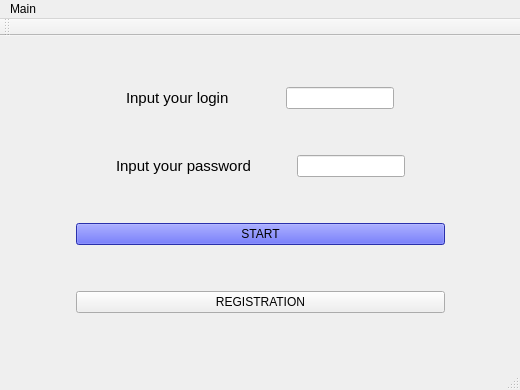
<?xml version="1.0" encoding="UTF-8"?>
<ui version="4.0">
 <class>MainWindow</class>
 <widget class="QMainWindow" name="MainWindow">
  <property name="geometry">
   <rect>
    <x>0</x>
    <y>0</y>
    <width>520</width>
    <height>390</height>
   </rect>
  </property>
  <property name="windowTitle">
   <string>MainWindow</string>
  </property>
  <property name="styleSheet">
   <string notr="true">MainWindow {
	background-color: rgb(125, 255, 216);
}</string>
  </property>
  <widget class="QWidget" name="centralWidget">
   <layout class="QGridLayout" name="gridLayout">
    <item row="0" column="1">
     <layout class="QHBoxLayout" name="horizontalLayout">
      <item>
       <widget class="QLabel" name="label">
        <property name="frameShape">
         <enum>QFrame::NoFrame</enum>
        </property>
        <property name="frameShadow">
         <enum>QFrame::Plain</enum>
        </property>
        <property name="lineWidth">
         <number>1</number>
        </property>
        <property name="midLineWidth">
         <number>0</number>
        </property>
        <property name="text">
         <string>&lt;html&gt;&lt;head/&gt;&lt;body&gt;&lt;p&gt;&lt;span style=&quot; font-size:11pt;&quot;&gt;Input your login&lt;/span&gt;&lt;/p&gt;&lt;/body&gt;&lt;/html&gt;</string>
        </property>
        <property name="textFormat">
         <enum>Qt::AutoText</enum>
        </property>
        <property name="scaledContents">
         <bool>false</bool>
        </property>
        <property name="wordWrap">
         <bool>false</bool>
        </property>
        <property name="margin">
         <number>5</number>
        </property>
        <property name="indent">
         <number>50</number>
        </property>
       </widget>
      </item>
      <item>
       <spacer name="horizontalSpacer_3">
        <property name="orientation">
         <enum>Qt::Horizontal</enum>
        </property>
        <property name="sizeHint" stdset="0">
         <size>
          <width>40</width>
          <height>20</height>
         </size>
        </property>
       </spacer>
      </item>
      <item>
       <widget class="QLineEdit" name="surname"/>
      </item>
      <item>
       <spacer name="horizontalSpacer_4">
        <property name="orientation">
         <enum>Qt::Horizontal</enum>
        </property>
        <property name="sizeHint" stdset="0">
         <size>
          <width>40</width>
          <height>20</height>
         </size>
        </property>
       </spacer>
      </item>
     </layout>
    </item>
    <item row="4" column="1">
     <widget class="QPushButton" name="Start">
      <property name="palette">
       <palette>
        <active>
         <colorrole role="WindowText">
          <brush brushstyle="SolidPattern">
           <color alpha="255">
            <red>0</red>
            <green>0</green>
            <blue>0</blue>
           </color>
          </brush>
         </colorrole>
         <colorrole role="Button">
          <brush brushstyle="SolidPattern">
           <color alpha="255">
            <red>58</red>
            <green>67</green>
            <blue>240</blue>
           </color>
          </brush>
         </colorrole>
         <colorrole role="Light">
          <brush brushstyle="SolidPattern">
           <color alpha="255">
            <red>167</red>
            <green>171</green>
            <blue>255</blue>
           </color>
          </brush>
         </colorrole>
         <colorrole role="Midlight">
          <brush brushstyle="SolidPattern">
           <color alpha="255">
            <red>112</red>
            <green>119</green>
            <blue>247</blue>
           </color>
          </brush>
         </colorrole>
         <colorrole role="Dark">
          <brush brushstyle="SolidPattern">
           <color alpha="255">
            <red>29</red>
            <green>33</green>
            <blue>120</blue>
           </color>
          </brush>
         </colorrole>
         <colorrole role="Mid">
          <brush brushstyle="SolidPattern">
           <color alpha="255">
            <red>38</red>
            <green>44</green>
            <blue>160</blue>
           </color>
          </brush>
         </colorrole>
         <colorrole role="Text">
          <brush brushstyle="SolidPattern">
           <color alpha="255">
            <red>0</red>
            <green>0</green>
            <blue>0</blue>
           </color>
          </brush>
         </colorrole>
         <colorrole role="BrightText">
          <brush brushstyle="SolidPattern">
           <color alpha="255">
            <red>255</red>
            <green>255</green>
            <blue>255</blue>
           </color>
          </brush>
         </colorrole>
         <colorrole role="ButtonText">
          <brush brushstyle="SolidPattern">
           <color alpha="255">
            <red>0</red>
            <green>0</green>
            <blue>0</blue>
           </color>
          </brush>
         </colorrole>
         <colorrole role="Base">
          <brush brushstyle="SolidPattern">
           <color alpha="255">
            <red>255</red>
            <green>255</green>
            <blue>255</blue>
           </color>
          </brush>
         </colorrole>
         <colorrole role="Window">
          <brush brushstyle="SolidPattern">
           <color alpha="255">
            <red>58</red>
            <green>67</green>
            <blue>240</blue>
           </color>
          </brush>
         </colorrole>
         <colorrole role="Shadow">
          <brush brushstyle="SolidPattern">
           <color alpha="255">
            <red>0</red>
            <green>0</green>
            <blue>0</blue>
           </color>
          </brush>
         </colorrole>
         <colorrole role="AlternateBase">
          <brush brushstyle="SolidPattern">
           <color alpha="255">
            <red>156</red>
            <green>161</green>
            <blue>247</blue>
           </color>
          </brush>
         </colorrole>
         <colorrole role="ToolTipBase">
          <brush brushstyle="SolidPattern">
           <color alpha="255">
            <red>255</red>
            <green>255</green>
            <blue>220</blue>
           </color>
          </brush>
         </colorrole>
         <colorrole role="ToolTipText">
          <brush brushstyle="SolidPattern">
           <color alpha="255">
            <red>0</red>
            <green>0</green>
            <blue>0</blue>
           </color>
          </brush>
         </colorrole>
        </active>
        <inactive>
         <colorrole role="WindowText">
          <brush brushstyle="SolidPattern">
           <color alpha="255">
            <red>0</red>
            <green>0</green>
            <blue>0</blue>
           </color>
          </brush>
         </colorrole>
         <colorrole role="Button">
          <brush brushstyle="SolidPattern">
           <color alpha="255">
            <red>58</red>
            <green>67</green>
            <blue>240</blue>
           </color>
          </brush>
         </colorrole>
         <colorrole role="Light">
          <brush brushstyle="SolidPattern">
           <color alpha="255">
            <red>167</red>
            <green>171</green>
            <blue>255</blue>
           </color>
          </brush>
         </colorrole>
         <colorrole role="Midlight">
          <brush brushstyle="SolidPattern">
           <color alpha="255">
            <red>112</red>
            <green>119</green>
            <blue>247</blue>
           </color>
          </brush>
         </colorrole>
         <colorrole role="Dark">
          <brush brushstyle="SolidPattern">
           <color alpha="255">
            <red>29</red>
            <green>33</green>
            <blue>120</blue>
           </color>
          </brush>
         </colorrole>
         <colorrole role="Mid">
          <brush brushstyle="SolidPattern">
           <color alpha="255">
            <red>38</red>
            <green>44</green>
            <blue>160</blue>
           </color>
          </brush>
         </colorrole>
         <colorrole role="Text">
          <brush brushstyle="SolidPattern">
           <color alpha="255">
            <red>0</red>
            <green>0</green>
            <blue>0</blue>
           </color>
          </brush>
         </colorrole>
         <colorrole role="BrightText">
          <brush brushstyle="SolidPattern">
           <color alpha="255">
            <red>255</red>
            <green>255</green>
            <blue>255</blue>
           </color>
          </brush>
         </colorrole>
         <colorrole role="ButtonText">
          <brush brushstyle="SolidPattern">
           <color alpha="255">
            <red>0</red>
            <green>0</green>
            <blue>0</blue>
           </color>
          </brush>
         </colorrole>
         <colorrole role="Base">
          <brush brushstyle="SolidPattern">
           <color alpha="255">
            <red>255</red>
            <green>255</green>
            <blue>255</blue>
           </color>
          </brush>
         </colorrole>
         <colorrole role="Window">
          <brush brushstyle="SolidPattern">
           <color alpha="255">
            <red>58</red>
            <green>67</green>
            <blue>240</blue>
           </color>
          </brush>
         </colorrole>
         <colorrole role="Shadow">
          <brush brushstyle="SolidPattern">
           <color alpha="255">
            <red>0</red>
            <green>0</green>
            <blue>0</blue>
           </color>
          </brush>
         </colorrole>
         <colorrole role="AlternateBase">
          <brush brushstyle="SolidPattern">
           <color alpha="255">
            <red>156</red>
            <green>161</green>
            <blue>247</blue>
           </color>
          </brush>
         </colorrole>
         <colorrole role="ToolTipBase">
          <brush brushstyle="SolidPattern">
           <color alpha="255">
            <red>255</red>
            <green>255</green>
            <blue>220</blue>
           </color>
          </brush>
         </colorrole>
         <colorrole role="ToolTipText">
          <brush brushstyle="SolidPattern">
           <color alpha="255">
            <red>0</red>
            <green>0</green>
            <blue>0</blue>
           </color>
          </brush>
         </colorrole>
        </inactive>
        <disabled>
         <colorrole role="WindowText">
          <brush brushstyle="SolidPattern">
           <color alpha="255">
            <red>29</red>
            <green>33</green>
            <blue>120</blue>
           </color>
          </brush>
         </colorrole>
         <colorrole role="Button">
          <brush brushstyle="SolidPattern">
           <color alpha="255">
            <red>58</red>
            <green>67</green>
            <blue>240</blue>
           </color>
          </brush>
         </colorrole>
         <colorrole role="Light">
          <brush brushstyle="SolidPattern">
           <color alpha="255">
            <red>167</red>
            <green>171</green>
            <blue>255</blue>
           </color>
          </brush>
         </colorrole>
         <colorrole role="Midlight">
          <brush brushstyle="SolidPattern">
           <color alpha="255">
            <red>112</red>
            <green>119</green>
            <blue>247</blue>
           </color>
          </brush>
         </colorrole>
         <colorrole role="Dark">
          <brush brushstyle="SolidPattern">
           <color alpha="255">
            <red>29</red>
            <green>33</green>
            <blue>120</blue>
           </color>
          </brush>
         </colorrole>
         <colorrole role="Mid">
          <brush brushstyle="SolidPattern">
           <color alpha="255">
            <red>38</red>
            <green>44</green>
            <blue>160</blue>
           </color>
          </brush>
         </colorrole>
         <colorrole role="Text">
          <brush brushstyle="SolidPattern">
           <color alpha="255">
            <red>29</red>
            <green>33</green>
            <blue>120</blue>
           </color>
          </brush>
         </colorrole>
         <colorrole role="BrightText">
          <brush brushstyle="SolidPattern">
           <color alpha="255">
            <red>255</red>
            <green>255</green>
            <blue>255</blue>
           </color>
          </brush>
         </colorrole>
         <colorrole role="ButtonText">
          <brush brushstyle="SolidPattern">
           <color alpha="255">
            <red>29</red>
            <green>33</green>
            <blue>120</blue>
           </color>
          </brush>
         </colorrole>
         <colorrole role="Base">
          <brush brushstyle="SolidPattern">
           <color alpha="255">
            <red>58</red>
            <green>67</green>
            <blue>240</blue>
           </color>
          </brush>
         </colorrole>
         <colorrole role="Window">
          <brush brushstyle="SolidPattern">
           <color alpha="255">
            <red>58</red>
            <green>67</green>
            <blue>240</blue>
           </color>
          </brush>
         </colorrole>
         <colorrole role="Shadow">
          <brush brushstyle="SolidPattern">
           <color alpha="255">
            <red>0</red>
            <green>0</green>
            <blue>0</blue>
           </color>
          </brush>
         </colorrole>
         <colorrole role="AlternateBase">
          <brush brushstyle="SolidPattern">
           <color alpha="255">
            <red>58</red>
            <green>67</green>
            <blue>240</blue>
           </color>
          </brush>
         </colorrole>
         <colorrole role="ToolTipBase">
          <brush brushstyle="SolidPattern">
           <color alpha="255">
            <red>255</red>
            <green>255</green>
            <blue>220</blue>
           </color>
          </brush>
         </colorrole>
         <colorrole role="ToolTipText">
          <brush brushstyle="SolidPattern">
           <color alpha="255">
            <red>0</red>
            <green>0</green>
            <blue>0</blue>
           </color>
          </brush>
         </colorrole>
        </disabled>
       </palette>
      </property>
      <property name="styleSheet">
       <string notr="true">Start {
background-color: rgb(85, 55, 255)}
</string>
      </property>
      <property name="text">
       <string>START</string>
      </property>
     </widget>
    </item>
    <item row="1" column="1">
     <layout class="QHBoxLayout" name="horizontalLayout_2">
      <item>
       <spacer name="horizontalSpacer">
        <property name="orientation">
         <enum>Qt::Horizontal</enum>
        </property>
        <property name="sizeHint" stdset="0">
         <size>
          <width>40</width>
          <height>20</height>
         </size>
        </property>
       </spacer>
      </item>
      <item>
       <widget class="QLabel" name="label_2">
        <property name="text">
         <string>&lt;html&gt;&lt;head/&gt;&lt;body&gt;&lt;p&gt;&lt;span style=&quot; font-size:11pt;&quot;&gt;Input your password&lt;/span&gt;&lt;/p&gt;&lt;/body&gt;&lt;/html&gt;</string>
        </property>
       </widget>
      </item>
      <item>
       <spacer name="horizontalSpacer_5">
        <property name="orientation">
         <enum>Qt::Horizontal</enum>
        </property>
        <property name="sizeHint" stdset="0">
         <size>
          <width>40</width>
          <height>20</height>
         </size>
        </property>
       </spacer>
      </item>
      <item>
       <widget class="QLineEdit" name="password"/>
      </item>
      <item>
       <spacer name="horizontalSpacer_6">
        <property name="orientation">
         <enum>Qt::Horizontal</enum>
        </property>
        <property name="sizeHint" stdset="0">
         <size>
          <width>40</width>
          <height>20</height>
         </size>
        </property>
       </spacer>
      </item>
     </layout>
    </item>
    <item row="0" column="2">
     <spacer name="horizontalSpacer_2">
      <property name="orientation">
       <enum>Qt::Horizontal</enum>
      </property>
      <property name="sizeHint" stdset="0">
       <size>
        <width>40</width>
        <height>20</height>
       </size>
      </property>
     </spacer>
    </item>
    <item row="5" column="1">
     <widget class="QPushButton" name="registration">
      <property name="text">
       <string>REGISTRATION</string>
      </property>
     </widget>
    </item>
    <item row="1" column="0">
     <spacer name="horizontalSpacer_7">
      <property name="orientation">
       <enum>Qt::Horizontal</enum>
      </property>
      <property name="sizeHint" stdset="0">
       <size>
        <width>40</width>
        <height>20</height>
       </size>
      </property>
     </spacer>
    </item>
   </layout>
  </widget>
  <widget class="QMenuBar" name="menuBar">
   <property name="geometry">
    <rect>
     <x>0</x>
     <y>0</y>
     <width>520</width>
     <height>26</height>
    </rect>
   </property>
   <widget class="QMenu" name="menuMain">
    <property name="title">
     <string>Main</string>
    </property>
   </widget>
   <addaction name="menuMain"/>
  </widget>
  <widget class="QToolBar" name="mainToolBar">
   <attribute name="toolBarArea">
    <enum>TopToolBarArea</enum>
   </attribute>
   <attribute name="toolBarBreak">
    <bool>false</bool>
   </attribute>
  </widget>
  <widget class="QStatusBar" name="statusBar"/>
 </widget>
 <layoutdefault spacing="6" margin="11"/>
 <resources/>
 <connections/>
</ui>
